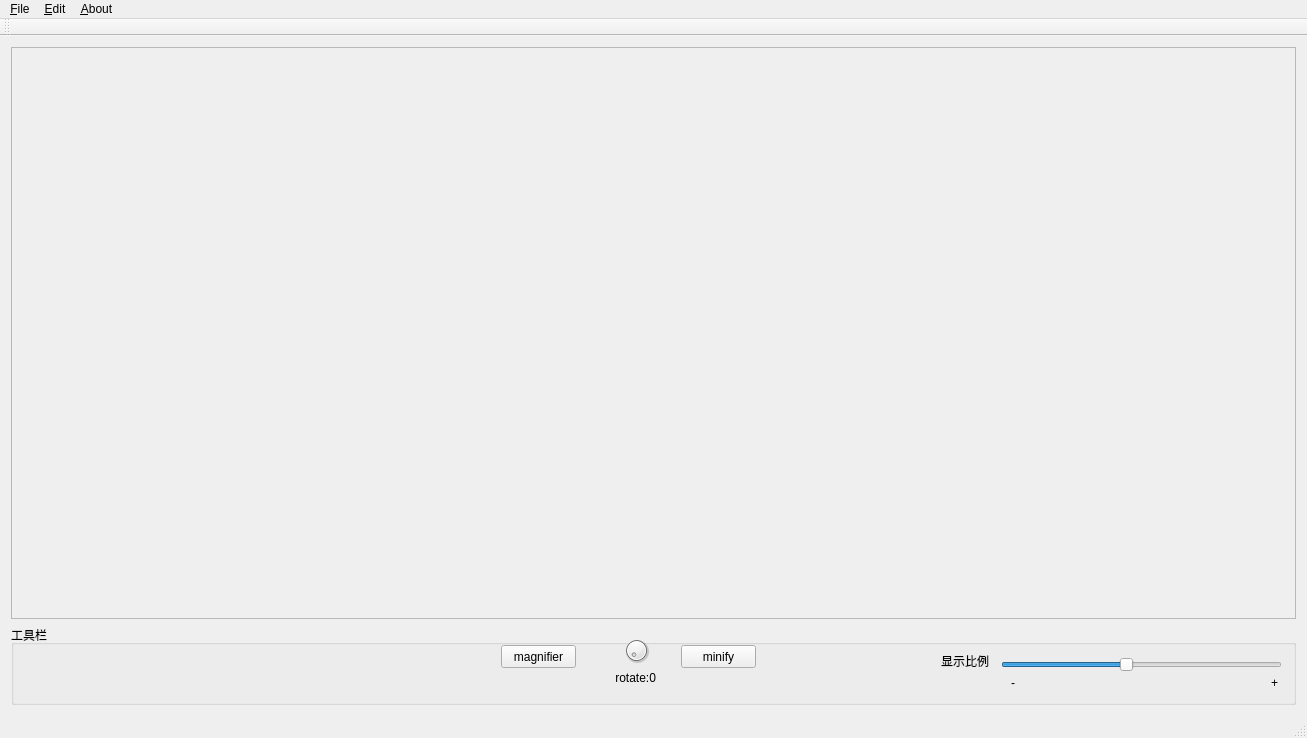
<?xml version="1.0" encoding="UTF-8"?>
<ui version="4.0">
 <class>MainWindow</class>
 <widget class="QMainWindow" name="MainWindow">
  <property name="geometry">
   <rect>
    <x>0</x>
    <y>0</y>
    <width>1307</width>
    <height>738</height>
   </rect>
  </property>
  <property name="windowTitle">
   <string>MainWindow</string>
  </property>
  <property name="windowIcon">
   <iconset resource="images.qrc">
    <normaloff>:/image2.png</normaloff>:/image2.png</iconset>
  </property>
  <widget class="QWidget" name="centralWidget">
   <layout class="QGridLayout" name="gridLayout">
    <item row="0" column="0">
     <widget class="QScrollArea" name="scrollArea">
      <property name="minimumSize">
       <size>
        <width>1251</width>
        <height>521</height>
       </size>
      </property>
      <property name="acceptDrops">
       <bool>true</bool>
      </property>
      <property name="autoFillBackground">
       <bool>true</bool>
      </property>
      <property name="widgetResizable">
       <bool>true</bool>
      </property>
      <widget class="QWidget" name="scrollAreaWidgetContents">
       <property name="geometry">
        <rect>
         <x>0</x>
         <y>0</y>
         <width>1287</width>
         <height>575</height>
        </rect>
       </property>
       <zorder>toolsBox</zorder>
       <zorder>toolsBox</zorder>
      </widget>
     </widget>
    </item>
    <item row="1" column="0">
     <widget class="QGroupBox" name="toolsBox">
      <property name="minimumSize">
       <size>
        <width>1261</width>
        <height>80</height>
       </size>
      </property>
      <property name="acceptDrops">
       <bool>true</bool>
      </property>
      <property name="autoFillBackground">
       <bool>true</bool>
      </property>
      <property name="title">
       <string>工具栏</string>
      </property>
      <widget class="QWidget" name="layoutWidget">
       <property name="geometry">
        <rect>
         <x>590</x>
         <y>0</y>
         <width>71</width>
         <height>71</height>
        </rect>
       </property>
       <layout class="QVBoxLayout" name="verticalLayout">
        <item>
         <widget class="QDial" name="imageRotate">
          <property name="maximumSize">
           <size>
            <width>50</width>
            <height>64</height>
           </size>
          </property>
          <property name="maximum">
           <number>360</number>
          </property>
         </widget>
        </item>
        <item>
         <widget class="QLabel" name="label">
          <property name="text">
           <string> rotate:0</string>
          </property>
         </widget>
        </item>
       </layout>
      </widget>
      <widget class="QPushButton" name="pushButton">
       <property name="geometry">
        <rect>
         <x>490</x>
         <y>20</y>
         <width>75</width>
         <height>23</height>
        </rect>
       </property>
       <property name="text">
        <string>magnifier</string>
       </property>
      </widget>
      <widget class="QPushButton" name="pushButton_2">
       <property name="geometry">
        <rect>
         <x>670</x>
         <y>20</y>
         <width>75</width>
         <height>23</height>
        </rect>
       </property>
       <property name="text">
        <string>minify</string>
       </property>
      </widget>
      <widget class="QSlider" name="horizontalSlider">
       <property name="geometry">
        <rect>
         <x>990</x>
         <y>30</y>
         <width>281</width>
         <height>20</height>
        </rect>
       </property>
       <property name="minimum">
        <number>1</number>
       </property>
       <property name="maximum">
        <number>10</number>
       </property>
       <property name="value">
        <number>5</number>
       </property>
       <property name="orientation">
        <enum>Qt::Horizontal</enum>
       </property>
      </widget>
      <widget class="QLabel" name="label_2">
       <property name="geometry">
        <rect>
         <x>930</x>
         <y>30</y>
         <width>54</width>
         <height>12</height>
        </rect>
       </property>
       <property name="text">
        <string>显示比例</string>
       </property>
      </widget>
      <widget class="QLabel" name="label_3">
       <property name="geometry">
        <rect>
         <x>1000</x>
         <y>50</y>
         <width>16</width>
         <height>16</height>
        </rect>
       </property>
       <property name="text">
        <string>-</string>
       </property>
      </widget>
      <widget class="QLabel" name="label_4">
       <property name="geometry">
        <rect>
         <x>1260</x>
         <y>50</y>
         <width>21</width>
         <height>16</height>
        </rect>
       </property>
       <property name="text">
        <string>+</string>
       </property>
      </widget>
     </widget>
    </item>
   </layout>
  </widget>
  <widget class="QMenuBar" name="menuBar">
   <property name="geometry">
    <rect>
     <x>0</x>
     <y>0</y>
     <width>1307</width>
     <height>23</height>
    </rect>
   </property>
   <widget class="QMenu" name="menu_f">
    <property name="title">
     <string>&amp;File</string>
    </property>
    <addaction name="actionOpen"/>
    <addaction name="actionSave"/>
    <addaction name="actionSave_as"/>
    <addaction name="action_Outport"/>
    <addaction name="action_Print"/>
   </widget>
   <widget class="QMenu" name="menu_Operate">
    <property name="title">
     <string>&amp;Edit</string>
    </property>
   </widget>
   <widget class="QMenu" name="menu_About">
    <property name="title">
     <string>&amp;About</string>
    </property>
   </widget>
   <addaction name="menu_f"/>
   <addaction name="menu_Operate"/>
   <addaction name="menu_About"/>
  </widget>
  <widget class="QToolBar" name="mainToolBar">
   <attribute name="toolBarArea">
    <enum>TopToolBarArea</enum>
   </attribute>
   <attribute name="toolBarBreak">
    <bool>false</bool>
   </attribute>
  </widget>
  <widget class="QStatusBar" name="statusBar"/>
  <action name="actionNew">
   <property name="text">
    <string>New</string>
   </property>
  </action>
  <action name="actionOpen">
   <property name="text">
    <string>Open</string>
   </property>
  </action>
  <action name="actionSave">
   <property name="text">
    <string>&amp;Save</string>
   </property>
  </action>
  <action name="actionSave_as">
   <property name="text">
    <string>Save &amp;as</string>
   </property>
  </action>
  <action name="action_Outport">
   <property name="text">
    <string>&amp;Outport</string>
   </property>
  </action>
  <action name="action_Print">
   <property name="text">
    <string>&amp;Print</string>
   </property>
  </action>
 </widget>
 <layoutdefault spacing="6" margin="11"/>
 <resources>
  <include location="images.qrc"/>
 </resources>
 <connections/>
</ui>
